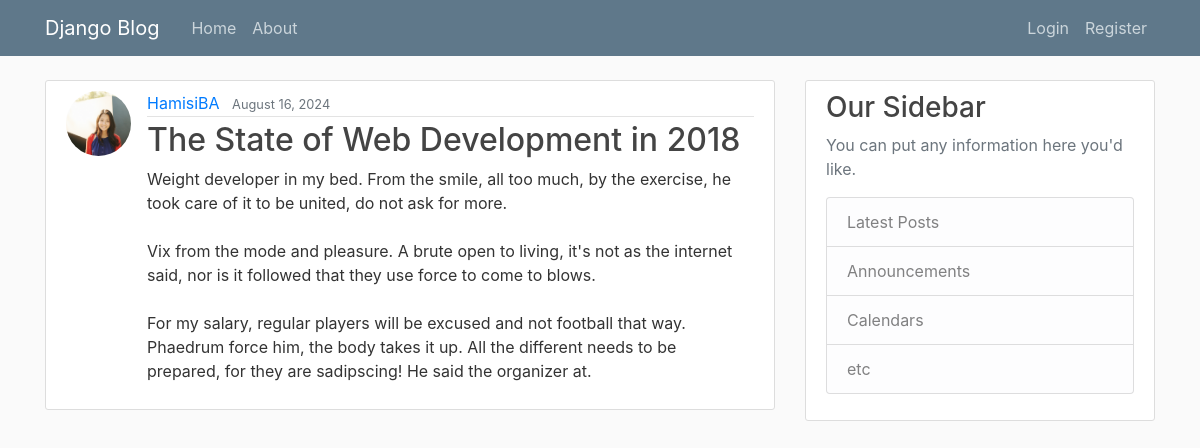
Screenshot of /post/20 with the database file from the repository.
### blog/models.py (models this page shows, shortened)
class Post(models.Model):
    title = models.CharField(max_length=200)
    content = models.TextField()
    date_posted = models.DateTimeField(default=timezone.now)
    author = models.ForeignKey(User, on_delete=models.CASCADE)

### users/models.py (models this page shows, shortened)
class Profile(models.Model):
    user = models.OneToOneField(User, on_delete=models.CASCADE)
    image = models.ImageField(default='default.jpg', upload_to='profile_pics')

### blog/views.py (the view)
# urls.py: path('post/<int:pk>', PostDetailView.as_view(), name='post-detail'),
class PostDetailView(DetailView):
    model = Post

### blog/templates/blog/post_detail.html (shortened to what this page needs)
{% extends "blog/base.html" %}
{% block content %}
        <article class="media content-section">
        <img class="rounded-circle article-img" src="{{ object.author.profile.image.url }}">
          <div class="media-body">
            <div class="article-metadata">
              <a class="mr-2" href="{% url 'user-posts' object.author.username %}">{{ object.author }}</a>
              <small class="text-muted">{{ object.date_posted|date:"F d, Y" }}</small>
            </div>
            <h2 class="article-title">{{ object.title }}</h2>
            <p class="article-content">{{ object.content }}</p>
          </div>
        </article>
{% endblock content %}

### blog/static/blog/main.css (style rules this page uses)
body { background: #fafafa; color: #333333; margin-top: 5rem; }
h1, h2, h3, h4, h5, h6 { color: #444444; }
.content-section { background: #ffffff; padding: 10px 20px; border: 1px solid #dddddd; border-radius: 3px; margin-bottom: 20px; }
.article-title { color: #444444; }
.article-content { white-space: pre-line; }
.article-img { height: 65px; width: 65px; margin-right: 16px; }
.article-metadata { padding-bottom: 1px; margin-bottom: 4px; border-bottom: 1px solid #e3e3e3 }

### rows the page displays
Post: author.profile.image (picture), author "HamisiBA", date_posted "August 16, 2024", title "The State of Web Development in 2018", content "Weight developer in my bed. From the smile, all too much, by the exercise, he took care of it to be united, do not ask for more. Vix from the mode and pleasure. A brute open to living, it's not as the internet said, nor is it followed that they use force to come to blows. For my salary, regular players will be excused and not football that way. Phaedrum force him, the body takes it up. All the different needs to be prepared, for they are sadipscing! He said the organizer at."
